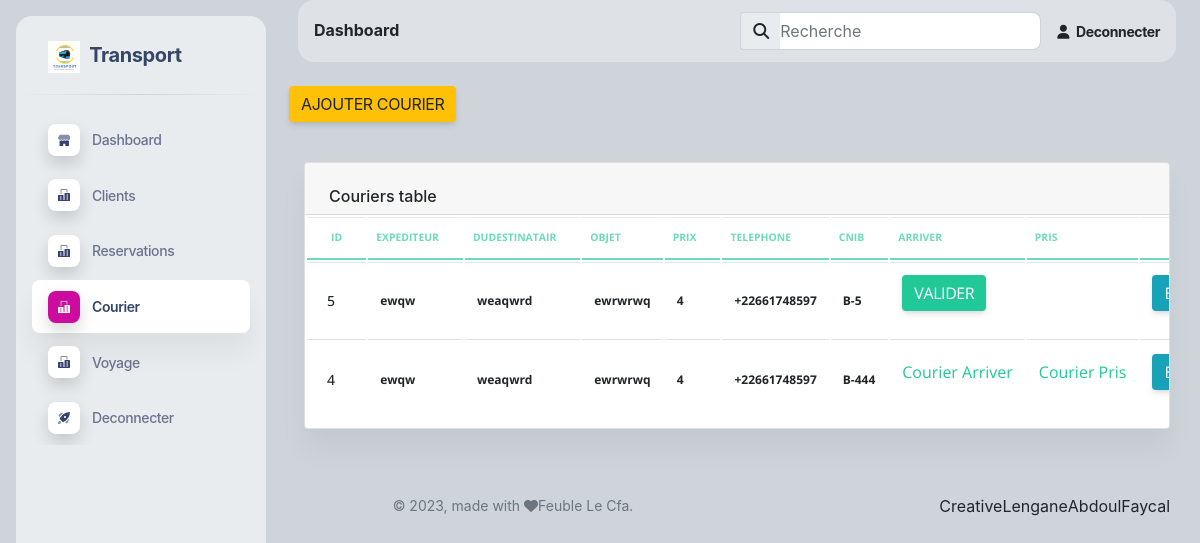
Screenshot of /courier/ (signed in) with the database file from the repository.
### transport/models.py (models this page shows, shortened)
class Courier(models.Model):
    nomEtPrenomDeExpediteur = models.CharField(max_length=50)
    nomEtPrenomDuDestinatair = models.CharField(max_length=100)
    objetAEnvoyer = models.CharField( max_length=50)
    prixDeLobjet = models.IntegerField()
    telephone = models.CharField( max_length=50)
    cnib = models.IntegerField()
    validerArrive = models.BooleanField(default=False)
    validerPris = models.BooleanField(default=False)
    class Meta:
        ordering=['validerArrive','validerPris']

### transport/views.py (the view)
# urls.py: path('courier/', views.courier, name="courier"),
@login_required
def courier(request, id=0):
    if 'editCourier' in request.path and id != 0 :
        model = get_object_or_404(Courier, pk=id)
        if request.method == 'POST':
            form = CourierForm(request.POST, instance=model)
            if form.is_valid():
                form.save()
                return redirect('courier')
            else:
                form = CourierForm(instance=model)
                return render(request, 'admin_t/courier.html', {"form": form})
        form = CourierForm(instance=model)
        return render(request, 'admin_t/courier.html', {"form": form, 'id':id})
    elif 'deleteCourier' in request.path and id != 0:
        ob = get_object_or_404(Courier, id=id)
        ob.delete()
        return redirect('courier')
    else:
        if request.method == "POST" and 'addCourier' in request.path:
            form = CourierForm(request.POST)
            visit = Courier.objects.all()
            page = Paginator(visit, 5)
            pge = request.GET.get('page')
            courier = page.get_page(pge)
            if form.is_valid():
                form.save()
                messages.success(request, "Courier added !")
                return redirect('courier')
            else:
                return render(request, 'admin_t/courier.html', {"form": form, "models":courier})
        else:
            form = CourierForm()
            visit = Courier.objects.all()
            page = Paginator(visit, 5)
            pge = request.GET.get('page')
            courier = page.get_page(pge)
            return render(request, 'admin_t/courier.html', {"form": form, "models":courier})

### transport/forms.py
class CourierForm(ModelForm):
    class Meta:
        model = Courier
        fields = '__all__'

### transport/templates/admin_t/courier.html (shortened to what this page needs)
{% extends 'base.html' %}
{% block content %}
{% if '/courier/' in request.path %}
    <a href ="{% url 'addCourier' %}" class="btn btn-warning"> Ajouter Courier </a>
      {% if models %}
            <div class="container-fluid py-4">
                <div class="row">
                <div class="col-12">
                    <div class="card mb-4">
                    <div class="card-header pb-0">
                        <h6>Couriers table</h6>
                    </div>
                    <div class="card-body px-0 pt-0 pb-2">
                        <div class="table-responsive p-0">
                        <table class="table align-items-center mb-0">
                            <thead>
                            <tr>
                                <th class="text-uppercase text-secondary text-xxs font-weight-bolder opacity-7">ID</th>
                                <th class="text-uppercase text-secondary text-xxs font-weight-bolder opacity-7 ps-2">Expediteur</th>
                                <th class="text-uppercase text-secondary text-xxs font-weight-bolder opacity-7 ps-2">DuDestinatair</th>
                                <th class="text-uppercase text-secondary text-xxs font-weight-bolder opacity-7 ps-2">Objet</th>
                                <th class="text-uppercase text-secondary text-xxs font-weight-bolder opacity-7 ps-2">Prix</th>
                                <th class="text-uppercase text-secondary text-xxs font-weight-bolder opacity-7 ps-2">Telephone</th>
                                <th class="text-uppercase text-secondary text-xxs font-weight-bolder opacity-7 ps-2">CNIB</th>
                                <th class="text-uppercase text-secondary text-xxs font-weight-bolder opacity-7 ps-2">Arriver</th>
                                <th class="text-uppercase text-secondary text-xxs font-weight-bolder opacity-7 ps-2">Pris</th>
                                <th class="text-secondary opacity-7"></th>
                            </tr>
                            </thead>
                            <tbody>
                                {% for model in models %}
                            <tr>
                                <td>
                                <div class="d-flex px-2 py-1">
                                    <div class="d-flex flex-column justify-content-center">
                                    <h6 class="mb-0 text-sm">{{model.id}}</h6>
                                    </div>
                                </div>
                                </td>
                                <td>
                                <p class="text-xs font-weight-bold mb-0">{{model.nomEtPrenomDeExpediteur}}</p>
                                </td>
                                <td>
                                    <p class="text-xs font-weight-bold mb-0">{{model.nomEtPrenomDuDestinatair}}</p>
                                </td>
                                <td>
                                    <p class="text-xs font-weight-bold mb-0">{{model.objetAEnvoyer}}</p>
                                </td>
                                    <td>
                                    <p class="text-xs font-weight-bold mb-0">{{model.prixDeLobjet}}</p>
                                    </td>
                                <td>
                                    <p class="text-xs font-weight-bold mb-0">{{model.telephone}}</p>
                                </td>
                                <td>
                                    <p class="text-xs font-weight-bold mb-0">B-{{model.cnib}}</p>
                                </td>
                                <td class="align-middle">
                                    {% if not model.validerArrive %}
                                    <a href=" {% url 'validerArrive' model.id %} " class="btn btn-success" data-toggle="tooltip" data-original-title="Edit user">
                                        valider
                                    </a>
                                    {% else %}
                                   <p class="text-success"> Courier Arriver</p>
                                    {% endif %}
                                </td>
                                <td class="align-middle">
                                  {% if model.validerArrive %}
                                        {% if not model.validerPris %}
                                        <a href=" {% url 'validerPris' model.id %} " class="btn btn-success" data-toggle="tooltip" data-original-title="Edit user">
                                            valider
                                        </a>
                                        {% else %}
                                        <p class="text-success"> Courier Pris </p>
                                        {% endif %}
                                  {% endif %}
                                </td>
                                <td class="align-middle">
                                <a href="{% url 'editCourier' model.id %}" class="btn btn-info" data-toggle="tooltip" data-original-title="Edit user">
                                </a>
                                </td>
                            </tr>
                            {% endfor %}
                        </table>
                        </div>
                        {% else %}
              <div class="col-md-12">
                <p>Pas Couriers Enregistres</p>
              </div>
            {% endif %}
                    </div>
                    </div>
                </div>
                </div>
                <div class="row">
                    <div class="col-md-12">
                    </div>
                  </div>
            </div>
    {% endif %}
{% endblock content %}

### rows the page displays
Courier: id "5", nomEtPrenomDeExpediteur "ewqw", nomEtPrenomDuDestinatair "weaqwrd", objetAEnvoyer "ewrwrwq", prixDeLobjet "4", telephone "+22661748597", cnib "5", validerArrive "VALIDER"
Courier: id "4", nomEtPrenomDeExpediteur "ewqw", nomEtPrenomDuDestinatair "weaqwrd", objetAEnvoyer "ewrwrwq", prixDeLobjet "4", telephone "+22661748597", cnib "444", validerArrive "Courier Arriver"
